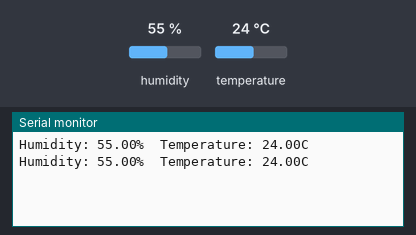
Simulated run of this sketch. Board: Arduino Uno, built with avr-gcc and run on an emulated ATmega328P. On the bench: the last lines printed to the serial monitor. The inputs (shaded band) are chosen by the test bench; at power-on: humidity 55 %, temperature 24 °C.

Above: at 2.8 s.
2.9 s: humidity set to 22 %
At 5.3 s:
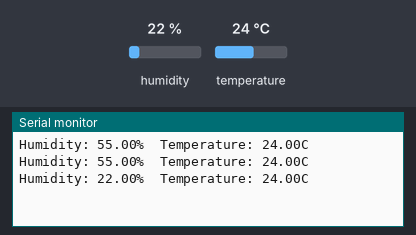
5.6 s: temperature set to 12 °C
At 6.7 s:
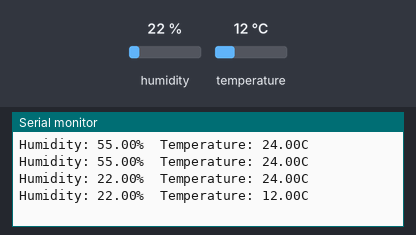
8.3 s: humidity set to 40 %
At 11.5 s:
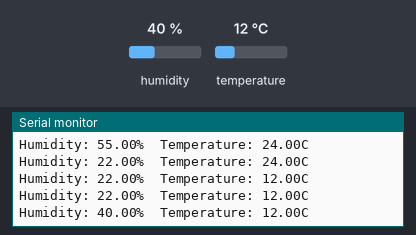
Timing chart, 0 to 13.0 s (numbered marks = the images above; inputs shaded):
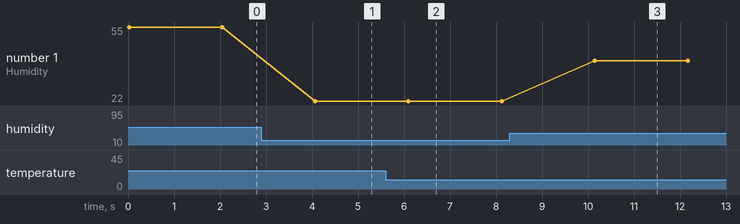

The sketch:

code.ino
```cpp
// i added comments to the whole ting (^B

// include the dht sensor lib
#include <DHT.h>

// define the digital pin that its connected to
#define DHTPIN 2

// define the type of DHT sensor being used - in this case its dht11
#define DHTTYPE DHT11

// set the baudrate
#define BAUD_RATE 9600

// create an instance of the sensor
DHT dht(DHTPIN, DHTTYPE);

// the setup function runs once when you press reset or power the board
void setup() {
  // initialize serial communication at the defined baud rate
  Serial.begin(BAUD_RATE);

  // initialize the DHT sensor
  dht.begin();
}

// loop function runs over and over again forever which is why its there
void loop() {
  // read humidity from the sensor
  float humidity = dht.readHumidity();

  // read temp as Celsius from the DHT sensor
  float temperature = dht.readTemperature();

  // check that if any reads failed and print an error message to the serial port
  if (isnan(humidity) || isnan(temperature)) {
    Serial.println("Failed to read from DHT sensor!");
    return; // exit the loop to avoid printing invalid data
  }

  // print the humidity to the serial port
  Serial.print("Humidity: ");
  Serial.print(humidity);
  Serial.print("%  ");

  // print the temperature to the serial port
  Serial.print("Temperature: ");
  Serial.print(temperature);
  Serial.println("C");

  // wait 2 seconds before reading the sensor again
  delay(2000);
}
```

Measured:
- after the input at 2.9 s, the serial monitor: prints a new line after 1.2 s (image 1)
- after the input at 5.6 s, the serial monitor: prints a new line after 0.50 s (image 2)
- after the input at 8.3 s, the serial monitor: prints a new line after 1.8 s (image 3)
- plotted number 1: 55 → 22 after the input at 2.9 s, 22 → 40 after the input at 8.3 s
